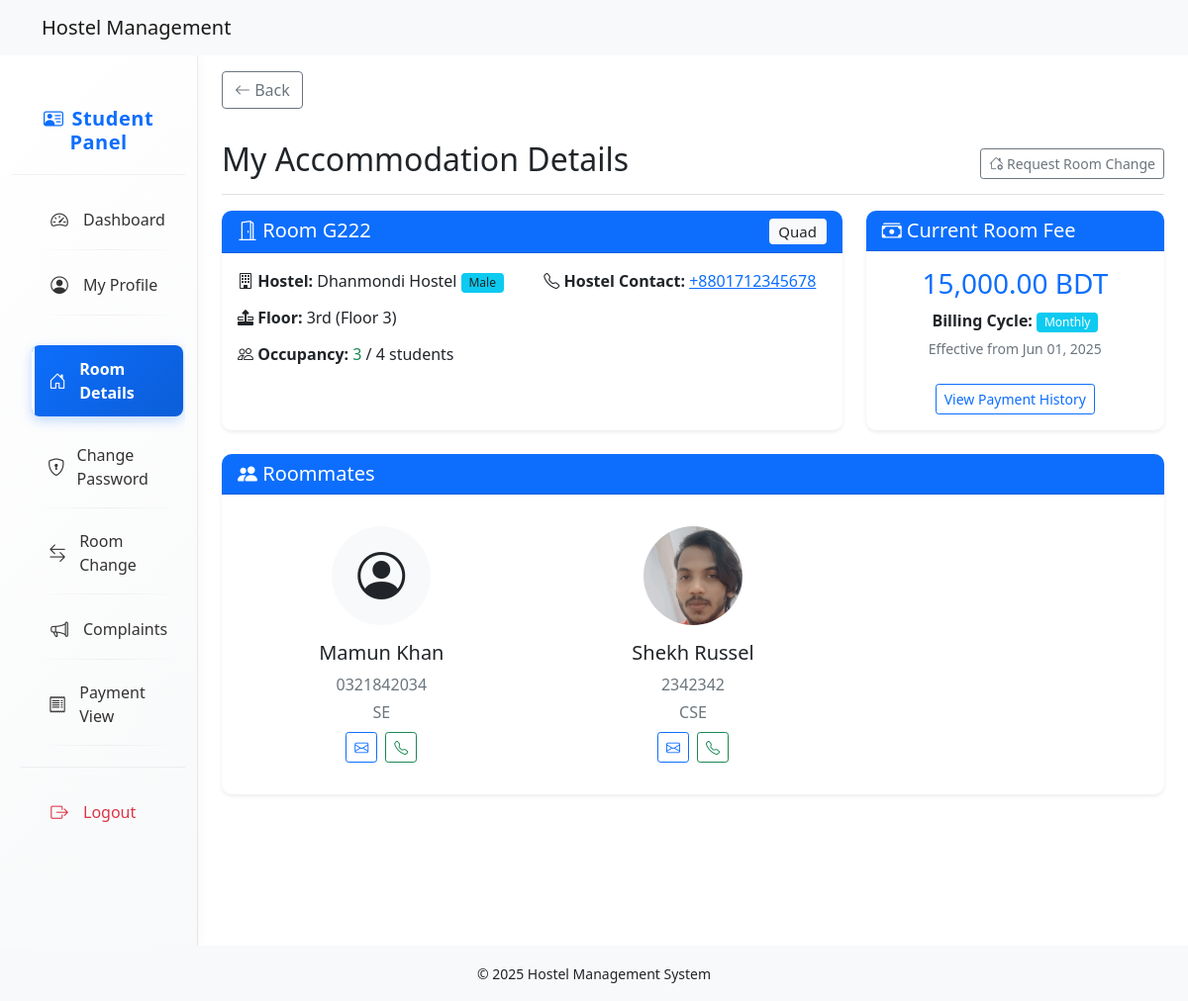
Screenshot of /student/sections/room/room_details.php (signed in) with the database file from the repository.
### tables this page shows
CREATE TABLE `students` (
  `id` int(11) NOT NULL,
  `profile_image_url` varchar(255) DEFAULT NULL,
  `hostel_id` int(11) DEFAULT NULL,
  `room_id` int(11) DEFAULT NULL,
  `permanent_address_id` int(11) DEFAULT NULL,
  `temporary_address_id` int(11) DEFAULT NULL,
  `first_name` varchar(100) NOT NULL,
  `last_name` varchar(100) NOT NULL,
  `email` varchar(100) NOT NULL,
  `password` varchar(255) NOT NULL,
  `gender` enum('male','female','other') NOT NULL,
  `contact_number` varchar(255) NOT NULL,
  `is_verified` tinyint(1) DEFAULT 0,
  `is_approved` tinyint(1) DEFAULT 0,
  `verification_token` varchar(255) DEFAULT NULL,
  `varsity_id` varchar(255) NOT NULL,
  `department` varchar(100) DEFAULT NULL,
  `batch_year` varchar(20) DEFAULT NULL,
  `detail` varchar(255) DEFAULT NULL,
  `created_at` timestamp NOT NULL DEFAULT current_timestamp(),
  `updated_at` timestamp NOT NULL DEFAULT current_timestamp() ON UPDATE current_timestamp(),
  `is_checked_in` tinyint(1) DEFAULT 0,
  `is_checked_out` tinyint(1) DEFAULT 0,
  `check_in_at` datetime DEFAULT NULL,
  `check_out_at` datetime DEFAULT NULL,
  `father_name` varchar(100) DEFAULT NULL,
  `mother_name` varchar(100) DEFAULT NULL,
  `father_contact` varchar(20) DEFAULT NULL,
  `mother_contact` varchar(20) DEFAULT NULL,
  `emergency_contact` varchar(20) DEFAULT NULL,
  `blood_group` enum('A+','A-','B+','B-','AB+','AB-','O+','O-','Unknown') DEFAULT 'Unknown',
  `floor_id` int(11) DEFAULT NULL,
  `reset_token` varchar(255) DEFAULT NULL,
  `reset_expires` datetime DEFAULT NULL
);

CREATE TABLE `rooms` (
  `id` int(11) NOT NULL,
  `room_type_id` int(11) DEFAULT NULL,
  `floor_id` int(11) DEFAULT NULL,
  `room_number` varchar(20) NOT NULL,
  `max_capacity` int(11) NOT NULL,
  `created_at` timestamp NOT NULL DEFAULT current_timestamp(),
  `updated_at` timestamp NOT NULL DEFAULT current_timestamp() ON UPDATE current_timestamp(),
  `hostel_id` int(11) DEFAULT NULL
);

CREATE TABLE `room_types` (
  `id` int(11) NOT NULL,
  `type_name` varchar(100) NOT NULL,
  `description` text NOT NULL,
  `default_capacity` int(11) NOT NULL,
  `created_at` timestamp NOT NULL DEFAULT current_timestamp(),
  `updated_at` timestamp NOT NULL DEFAULT current_timestamp() ON UPDATE current_timestamp(),
  `buffer_limit` int(11) NOT NULL DEFAULT 0,
  `hostel_id` int(11) DEFAULT NULL
);

CREATE TABLE `hostels` (
  `id` int(11) NOT NULL,
  `hostel_incharge_id` int(11) DEFAULT NULL,
  `address_id` int(11) DEFAULT NULL,
  `hostel_name` varchar(100) NOT NULL,
  `hostel_type` enum('male','female') NOT NULL,
  `contact_number` varchar(20) NOT NULL,
  `email` varchar(100) DEFAULT NULL,
  `capacity` int(11) DEFAULT 0,
  `amenities` text DEFAULT NULL,
  `created_at` timestamp NOT NULL DEFAULT current_timestamp(),
  `updated_at` timestamp NOT NULL DEFAULT current_timestamp() ON UPDATE current_timestamp()
);

CREATE TABLE `floors` (
  `id` int(11) NOT NULL,
  `hostel_id` int(11) DEFAULT NULL,
  `floor_number` int(11) NOT NULL,
  `floor_name` varchar(100) DEFAULT NULL,
  `created_at` timestamp NOT NULL DEFAULT current_timestamp(),
  `updated_at` timestamp NOT NULL DEFAULT current_timestamp() ON UPDATE current_timestamp()
);

CREATE TABLE `room_fees` (
  `id` int(11) NOT NULL,
  `hostel_id` int(11) NOT NULL,
  `room_type_id` int(11) NOT NULL,
  `price` decimal(10,2) NOT NULL,
  `billing_cycle` enum('monthly','quarterly','yearly') NOT NULL,
  `effective_from` date NOT NULL,
  `created_at` timestamp NOT NULL DEFAULT current_timestamp(),
  `updated_at` timestamp NOT NULL DEFAULT current_timestamp() ON UPDATE current_timestamp()
);

### student/sections/room/room_details.php (the view, shortened to what this page needs)
<?php
require_once __DIR__ . '/../../../config/db.php';
require_once BASE_PATH . '/student/includes/header_student.php';
$student_id = $_SESSION['student']['id'];
$room_details = null;
$roommates = [];
$sql = "SELECT
            s.id AS student_id, s.first_name, s.last_name, s.email, s.profile_image_url, s.varsity_id, s.department,
            r.id AS room_id, r.room_number, r.max_capacity, r.hostel_id AS room_hostel_id, r.room_type_id,
            f.id AS floor_id, f.floor_number, f.floor_name,
            h.id AS hostel_id, h.hostel_name, h.hostel_type, h.contact_number,
            rt.type_name AS room_type, rt.description AS room_type_desc
        FROM students s
        LEFT JOIN rooms r ON s.room_id = r.id
        LEFT JOIN floors f ON r.floor_id = f.id
        LEFT JOIN hostels h ON r.hostel_id = h.id
        LEFT JOIN room_types rt ON r.room_type_id = rt.id
        WHERE s.id = ?
        GROUP BY s.id";
$stmt = $conn->prepare($sql);
$stmt->bind_param('i', $student_id);
$stmt->execute();
$result = $stmt->get_result();
if ($result && $result->num_rows > 0) {
    $room_details = $result->fetch_assoc();
}
$current_occupancy = 0;
if ($room_details && $room_details['room_id']) {
    $stmt = $conn->prepare("SELECT COUNT(*) FROM students WHERE room_id = ?");
    $stmt->bind_param('i', $room_details['room_id']);
    $stmt->execute();
    $stmt->bind_result($current_occupancy);
}
if ($room_details && $room_details['room_id']) {
    $sql_roommates = "SELECT
                        s.id, s.first_name, s.last_name, s.email, s.profile_image_url,
                        s.contact_number, s.varsity_id, s.department
                      FROM students s
                      WHERE room_id = ? AND id != ?
                      ORDER BY s.first_name";
    $stmt = $conn->prepare($sql_roommates);
    $stmt->bind_param('ii', $room_details['room_id'], $student_id);
    $stmt->execute();
    $roommates = $stmt->get_result()->fetch_all(MYSQLI_ASSOC);
}
$current_fee = null;
$fee_history = [];
if ($room_details && $room_details['room_hostel_id'] && $room_details['room_type_id']) {
    $sql_fee = "SELECT price, billing_cycle, effective_from
                FROM room_fees
                WHERE hostel_id = ? AND room_type_id = ?
                ORDER BY effective_from DESC";
    $stmt = $conn->prepare($sql_fee);
    $stmt->bind_param('ii', $room_details['room_hostel_id'], $room_details['room_type_id']);
    $stmt->execute();
    $fee_result = $stmt->get_result();
    if ($fee_result && $fee_result->num_rows > 0) {
        $first = true;
        while ($row = $fee_result->fetch_assoc()) {
            if ($first) {
                $current_fee = $row;
                $first = false;
            } else {
                $fee_history[] = $row;
            }
        }
    }
}
?>
<div class="content container-fluid">
    <div class="row full-height">
        <?php require_once BASE_PATH . '/student/includes/sidebar_student.php'; ?>
        <main class="col-md-10 ms-sm-auto px-md-4" style="overflow-y: auto; max-height: calc(100vh - 119px);">
            <div class="mb-3 mt-3">
                <a href="javascript:history.back()" class="btn btn-outline-secondary">
                    <i class="bi bi-arrow-left"></i> Back
                </a>
            </div>
            <div class="d-flex justify-content-between flex-wrap flex-md-nowrap align-items-center pt-3 pb-2 mb-3 border-bottom">
                <h1 class="h2">My Accommodation Details</h1>
                <div class="btn-toolbar mb-2 mb-md-0">
                    <a href="<?= BASE_URL ?>/student/sections/room_change_request/create.php" class="btn btn-sm btn-outline-secondary">
                        <i class="bi bi-house-gear"></i> Request Room Change
                    </a>
                </div>
            </div>
            <?php if ($room_details && $room_details['room_id']): ?>
                <div class="row mb-4">
                    <div class="col-md-8">
                        <div class="card shadow-sm h-100">
                            <div class="card-header bg-primary text-white">
                                <h5 class="mb-0">
                                    <i class="bi bi-door-open"></i> Room <?= htmlspecialchars($room_details['room_number']) ?>
                                    <span class="badge bg-light text-dark float-end"><?= htmlspecialchars($room_details['room_type']) ?></span>
                                </h5>
                            </div>
                            <div class="card-body">
                                <div class="row">
                                    <div class="col-md-6">
                                        <div class="room-info">
                                            <p><strong><i class="bi bi-building"></i> Hostel:</strong>
                                                <?= htmlspecialchars($room_details['hostel_name']) ?>
                                                <span class="badge bg-info text-dark"><?= htmlspecialchars(ucfirst($room_details['hostel_type'])) ?></span>
                                            </p>
                                            <p><strong><i class="bi bi-layer-forward"></i> Floor:</strong>
                                                <?= htmlspecialchars($room_details['floor_name']) ?> (Floor <?= htmlspecialchars($room_details['floor_number']) ?>)
                                            </p>
                                            <p><strong><i class="bi bi-people"></i> Occupancy:</strong>
                                                <span class="text-success"><?= $current_occupancy ?></span> /
                                                <?= htmlspecialchars($room_details['max_capacity']) ?> students
                                            </p>
                                        </div>
                                    </div>
                                    <div class="col-md-6">
                                        <div class="room-contact">
                                            <p><strong><i class="bi bi-telephone"></i> Hostel Contact:</strong>
                                                <a href="tel:<?= htmlspecialchars($room_details['contact_number']) ?>">
                                                    <?= htmlspecialchars($room_details['contact_number']) ?>
                                                </a>
                                            </p>
                                        </div>
                                    </div>
                                </div>
                            </div>
                        </div>
                    </div>
                    <div class="col-md-4">
                        <div class="card shadow-sm h-100">
                            <div class="card-header bg-primary text-white">
                                <h5 class="mb-0"><i class="bi bi-cash-stack"></i> Current Room Fee</h5>
                            </div>
                            <div class="card-body text-center">
                                <?php if ($current_fee): ?>
                                    <h3 class="text-primary"><?= number_format($current_fee['price'], 2) ?> BDT</h3>
                                    <p class="mb-1"><strong>Billing Cycle:</strong>
                                        <span class="badge bg-info"><?= htmlspecialchars(ucfirst($current_fee['billing_cycle'])) ?></span>
                                    </p>
                                    <p class="text-muted"><small>Effective from <?= date('M d, Y', strtotime($current_fee['effective_from'])) ?></small></p>
                                    <a href="<?= BASE_URL . '/student/sections/payment/payment_view.php' ?>" class="btn btn-sm btn-outline-primary mt-2">
                                        View Payment History
                                    </a>
                                <?php else: ?>
                                    <div class="alert alert-warning mb-0">No fee information available</div>
                                <?php endif; ?>
                            </div>
                        </div>
                    </div>
                </div>
                <div class="card shadow-sm mb-4">
                    <div class="card-header bg-primary text-white">
                        <h5 class="mb-0"><i class="bi bi-people-fill"></i> Roommates</h5>
                    </div>
                    <div class="card-body">
                        <?php if (count($roommates) > 0): ?>
                            <div class="row row-cols-1 row-cols-md-2 row-cols-lg-3 g-4">
                                <?php foreach ($roommates as $mate): ?>
                                    <div class="col">
                                        <div class="card h-100">
                                            <div class="card-body text-center">
                                                <div class="position-relative d-inline-block">
                                                    <?php if ($mate['profile_image_url']): ?>
                                                        <img src="<?= htmlspecialchars($mate['profile_image_url']) ?>"
                                                            class="rounded-circle mb-3"
                                                            width="100" height="100"
                                                            alt="<?= htmlspecialchars($mate['first_name']) ?>">
                                                    <?php else: ?>
                                                        <div class="rounded-circle bg-light d-flex align-items-center justify-content-center mb-3"
                                                            style="width: 100px; height: 100px;">
                                                            <i class="bi bi-person-circle" style="font-size: 3rem;"></i>
                                                        </div>
                                                    <?php endif; ?>
                                                </div>
                                                <h5><?= htmlspecialchars($mate['first_name'] . ' ' . $mate['last_name']) ?></h5>
                                                <p class="text-muted mb-1"><?= htmlspecialchars($mate['varsity_id']) ?></p>
                                                <p class="text-muted mb-2"><?= htmlspecialchars($mate['department']) ?></p>
                                                <div class="d-flex justify-content-center gap-2">
                                                    <a href="mailto:<?= htmlspecialchars($mate['email']) ?>" class="btn btn-sm btn-outline-primary">
                                                        <i class="bi bi-envelope"></i>
                                                    </a>
                                                    <a href="tel:<?= htmlspecialchars($mate['contact_number']) ?>" class="btn btn-sm btn-outline-success">
                                                        <i class="bi bi-telephone"></i>
                                                    </a>
                                                </div>
                                            </div>
                                        </div>
                                    </div>
                                <?php endforeach; ?>
                            </div>
                        <?php endif; ?>
                    </div>
                </div>
            <?php endif; ?>
        </main>
    </div>
</div>
<?php require_once BASE_PATH . '/student/includes/footer_student.php'; ?>

### student/assets/css/common_student.css (style rules this page uses)
html, body { height: 100%; margin: 0; }
body { display: flex; flex-direction: column; }
.content { flex: 1; }
.full-height { flex: 1; display: flex; height: 100%; }
.card-header { background-color: #0d6efd; color: white; font-weight: bold; }

### student/sections/room/room_details.php (style rules this page uses)
.room-info p, .room-contact p { margin-bottom: 0.8rem; }
.card { border-radius: 10px; border: none; }
.card-header { border-radius: 10px 10px 0 0 !important; }
.badge { font-weight: 500; }

### rows the page displays
students: room.room_number "G222", room_types.type_name "Quad", hostel.hostel_name "Dhanmondi Hostel", hostel.hostel_type "Male", floor.floor_name "3rd", floor.floor_number "3", room.max_capacity "4", hostel.contact_number "+8801712345678"
room_fees: price "15,000.00", billing_cycle "Monthly", effective_from "Jun 01, 2025"
students: first_name+last_name "Mamun Khan", varsity "0321842034", department "SE"
students: profile_image_url (picture), first_name+last_name "Shekh Russel", varsity "2342342", department "CSE"

### other values shown
$current_occupancy "3"
